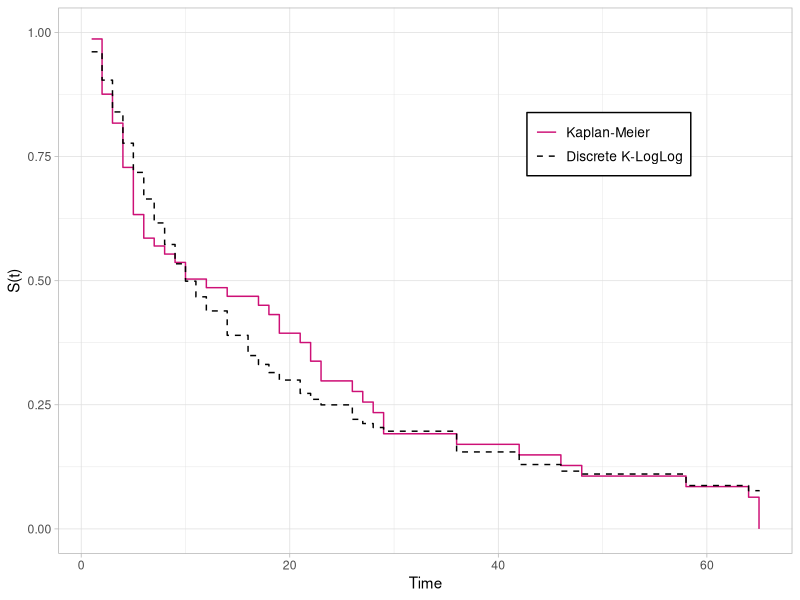

Generate this figure with R:
# Discrete Version of Kumaraswamy Log-Logistic distribution

# Discrete Kumaraswamy log-logistic probability distribution
fklld <- function(t,gamma,alpha,a,b){ 
  prob <- (1-(((t)^gamma)/((t)^gamma + alpha^gamma))^a)^b - (1-(((t+1)^gamma)/((t+1)^gamma + alpha^gamma))^a)^b
  return(prob)
}
# Discrete Kumaraswamy log-logistic survival function 
sklld <- function(t,gamma,alpha,a,b){ 
  kum <- 1 - (1 - (((t+1)^gamma)/((t+1)^gamma + alpha^gamma))^a)^b
  sob <- 1- kum
  return(sob)
}

# Discrete Kumaraswamy log-logistic Log-Likelihood function
lvero_klld <- function(par){
  p1 <- sum(status*log(fklld(t,par[1],par[2],par[3],par[4])) + (1-status)*log(sklld(t,par[1],par[2],par[3],par[4])))
  return(p1)
}



# Example with kidney data

library(survival)
data("kidney") #data form the survival package

status <- kidney$status #getting the status to fit the function
t <- kidney$time #getting the time to fit the function

t <- findInterval(t, seq(0,450,7)) # Putting in 7 days intervals as this is a Discrete function


# Optimization to find the estimators

# c(.01,.01,2,.1)
# c(1,1,1,1)
ML_est <- optim(c(.01,.01,2,.1) , lvero_klld,
                 control=list(fnscale=-1,maxit=1000), hessian=T)
# fnscale: . If negative, turns the problem into a maximization problem
#convergence: An integer code. 0 indicates successful completion
ML_est$convergence==0

invR <- solve((-1)*ML_est$hessian) #Hessian Matrix
any(diag(invR)<0)# Check if any Var is negative
var_betas <- diag(invR)[1:4]
std <- sqrt(var_betas)  # getting the standard deviation


gamma <- ML_est$par[1]
alpha <- ML_est$par[2]
a <- ML_est$par[3]
b <- ML_est$par[4]


km0 <- survfit(Surv(t,status)~1,conf.int=T)


kumaj <- data.frame(tempo=km0$time,sob=km0$surv,kuma=sklld(km0$time,gamma,alpha,a,b))


library(ggplot2)
ajuste <- ggplot(kumaj) + geom_step(aes(tempo,sob,
                                        color ="Kaplan-Meier",linetype="Kaplan-Meier")) + 
  geom_step(aes(tempo,kuma,color ="Discrete K-LogLog",linetype="Discrete K-LogLog")) +
  labs(y="S(t)", x="Time") +
  scale_colour_manual("", breaks = c("Kaplan-Meier","Discrete K-LogLog"),
                      values = c("deeppink3",1))+
   scale_linetype_manual("",breaks = c("Kaplan-Meier","Discrete K-LogLog"),
                        values = c("Kaplan-Meier"=1,"Discrete K-LogLog"=2)) +
  scale_y_continuous(limits=c(0,1)) + theme_light() +
  theme(legend.position =c(0.75, 0.75),legend.text=element_text(size=rel(.9)),legend.title = element_blank(),
        legend.background = element_rect(color = "black", linetype = "solid"))  

ajuste



#------------------------- Regression Model

x0 <- rep(1,length(t))
x1 <- kidney$frail

log_reg <- function(par){
  #beta0, beta1, gamma are the parameters of parametrization
  beta0 <- par[1]
  beta1 <- par[2]
  gamma <- par[3]
  a <- par[4]
  b <- par[5]
  alpha <- exp(beta0*x0+beta1*x1)
  p1 <- sum(status*log(fklld(t,gamma,alpha,a,b)) + (1-status)*log(sklld(t,gamma,alpha,a,b)))
  return(p1)
}
ML_est_reg <- optim(c(1,.1,.1,1,1), log_reg,
                    control=list(fnscale=-1,maxit=10000),hessian=T)

invR <- solve((-1)*ML_est_reg$hessian)
any(diag(invR==0))
var_betas <- diag(invR)[1:2]
std <- sqrt(var_betas)
betas <- ML_est_reg$par[1:2]
tbetas <- betas/std
pvalue <- round(2*(1-pnorm(abs(tbetas))),6)
Est_betas <- cbind(betas,std, pvalue)
rownames(Est_betas) <- paste("beta",c(0,1),sep="")
Est_betas


